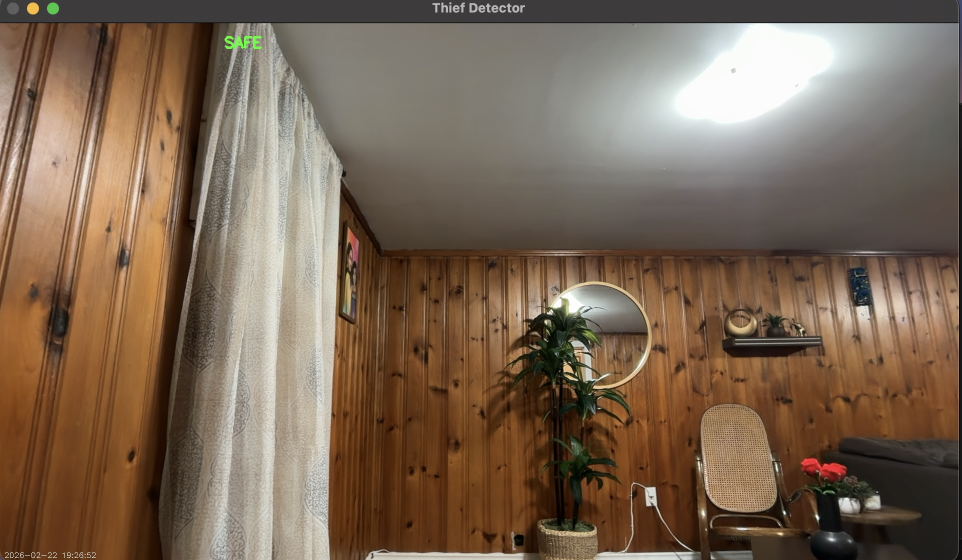
#> input picture images/safe.jpg, 1924 x 1120 px (shown at 1/2 size)
$ python -i motion.py   (imports and definitions only)
#> lines starting #> are read from the running program, lines starting #| are printed output that depends on the picture
import cv2
import numpy as np

class MotionDetector:
    def __init__(self, threshold=40, min_contour_area=3000, dilate_iterations=2):
        self.threshold = threshold                  # ⬆️ Raised from 25 → 40
        self.min_contour_area = min_contour_area    # ⬆️ Raised from 500 → 3000
        self.dilate_iterations = dilate_iterations
        self.background = None
        self.frame_count = 0
        self.bg_refresh_interval = 200             # 🔄 Refresh background every 200 frames

    def set_background(self, frame):
        """Convert first frame to grayscale + blur and store as background."""
        gray = cv2.cvtColor(frame, cv2.COLOR_BGR2GRAY)
        self.background = cv2.GaussianBlur(gray, (21, 21), 0)

    def update_background(self, frame, alpha=0.02):
        """
        Slowly update background to adapt to lighting changes.
        alpha = how fast background updates (lower = slower)
        """
        gray = cv2.cvtColor(frame, cv2.COLOR_BGR2GRAY)
        gray = cv2.GaussianBlur(gray, (21, 21), 0)
        # Weighted average — slowly adapts to new background
        self.background = cv2.addWeighted(self.background, 1 - alpha, gray, alpha, 0)

    def detect(self, frame):
        """
        Detect motion in the given frame compared to background.
        Returns contours and threshold image.
        """
        self.frame_count += 1

        # Convert current frame to grayscale + blur
        gray = cv2.cvtColor(frame, cv2.COLOR_BGR2GRAY)
        gray = cv2.GaussianBlur(gray, (21, 21), 0)

        # Absolute difference between background and current frame
        diff = cv2.absdiff(self.background, gray)

        # Apply threshold to get binary image
        _, thresh = cv2.threshold(diff, self.threshold, 255, cv2.THRESH_BINARY)

        # Dilate to fill in holes
        thresh = cv2.dilate(thresh, None, iterations=self.dilate_iterations)

        # Find contours
        contours, _ = cv2.findContours(thresh.copy(), cv2.RETR_EXTERNAL, cv2.CHAIN_APPROX_SIMPLE)

        # Filter small contours (noise)
        motion_contours = [c for c in contours if cv2.contourArea(c) >= self.min_contour_area]

        # 🔄 Slowly update background if NO motion detected
        if len(motion_contours) == 0:
            self.update_background(frame)

        return motion_contours, thresh

>>> import cv2
>>> picture = cv2.imread('../images/safe.jpg')
#> picture is the input picture: shape (1120, 1924, 3); mean B, G, R 84.2, 102.6, 122.7
>>> result = MotionDetector().detect(picture)
#> in detect, `gray = cv2.cvtColor(frame, cv2.COLOR_BGR2GRAY)`:
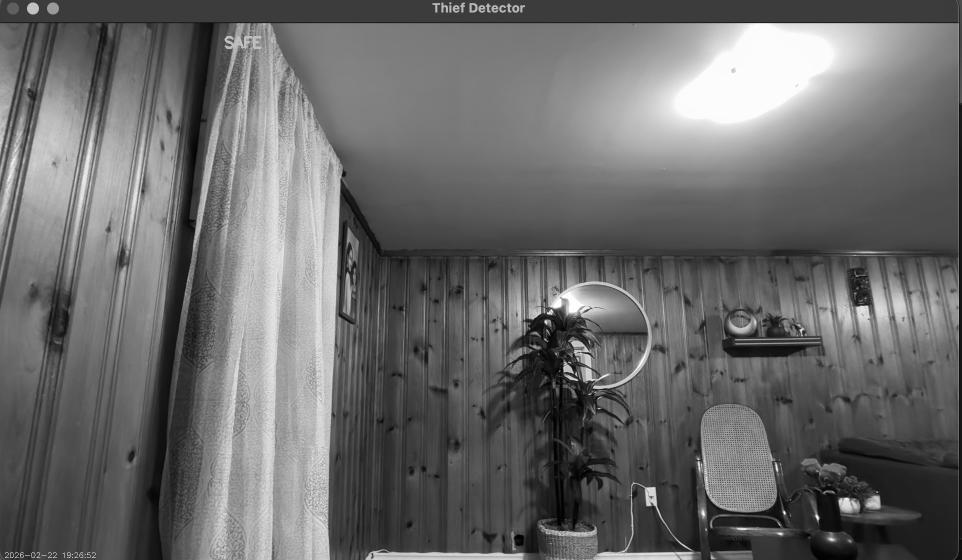
#> gray: shape (1120, 1924) (shown at 1/2 size); min 0, max 255, mean 106.5
#> (the run stopped early here; a loop or call above may not have finished)
